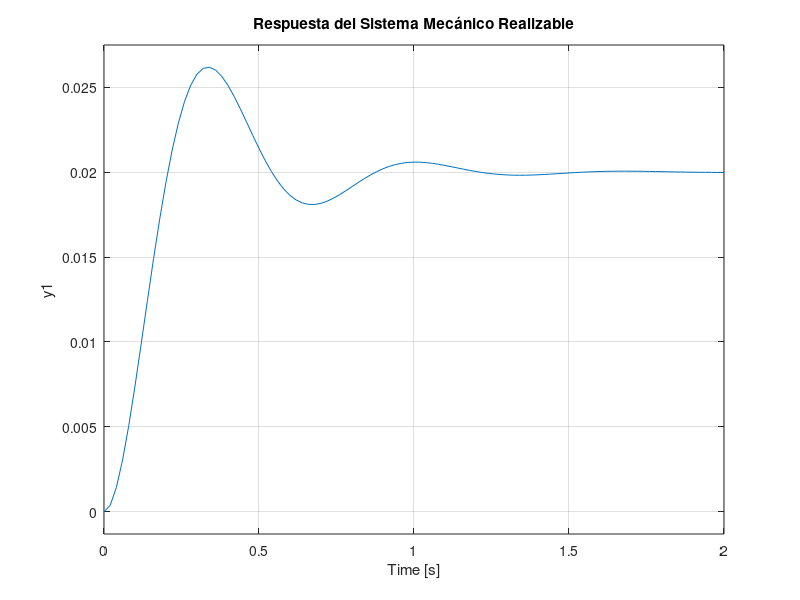

MATLAB code for this plot:
 % Sistema Mecánico Realizable
m = 0.5;   % Masa en kg
k = 50;    % Constante del resorte en N/m
b = 3.5;   % Coeficiente de amortiguamiento (calculado)

% Definición de la Función de Transferencia H(s) = 1 / (ms^2 + bs + k)
sys_mecanico = tf([1], [m, b, k]);

% Al graficar, verás que el sobreimpulso es exactamente el esperado
step(sys_mecanico);
title('Respuesta del Sistema Mecánico Realizable');
grid on;

% Validación de parámetros en la consola
damp(sys_mecanico)
